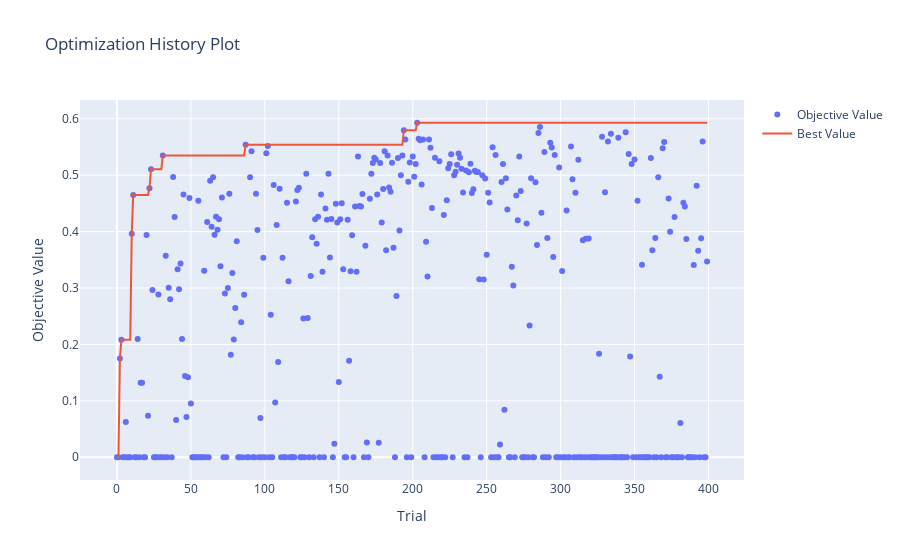

Here is the notebook cell this chart was saved with:
### Code cell
# Visualizar el historial de optimización
plot_optimization_history(study)

### Figure 1 — Plotly figure (JSON) as saved in the notebook; plotly's stock layout.template omitted (floating-point values rounded to 4 significant figures; data arrays with more than 128 entries replaced by an {"elided": "..."} marker saying what was removed)
{"data": [{"mode": "markers", "name": "Objective Value", "type": "scatter", "x": {"elided": "400 int values"}, "y": {"elided": "400 float values"}}, {"mode": "lines", "name": "Best Value", "type": "scatter", "x": {"elided": "400 int values"}, "y": {"elided": "400 float values"}}, {"marker": {"color": "#cccccc"}, "mode": "markers", "name": "Infeasible Trial", "showlegend": false, "type": "scatter", "x": [], "y": []}], "layout": {"title": {"text": "Optimization History Plot"}, "xaxis": {"title": {"text": "Trial"}}, "yaxis": {"title": {"text": "Objective Value"}}}}
